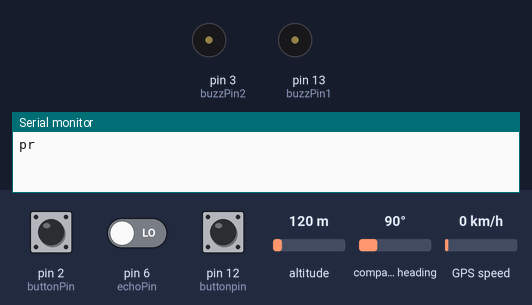
Recording of a sketch running on a simulated Arduino Uno, built with avr-gcc and run on an emulated ATmega328P. Shown: buzzer (waves = sounding, pin HIGH), the last lines printed to the serial monitor. The test bench sets the inputs (shaded band); at power-on: pin 2 (buttonPin) LOW, pin 12 (buttonpin) LOW, pin 6 (echoPin) LOW, altitude 120 m, compass heading 90°, GPS speed 0 km/h. The GPS gets a fix after 3 s at 37.7749, -122.4194 with 8 satellites; the modem accepts every AT command (registered, SIM ready, sends succeed) and sends nothing else; pins used as bus, display or sensor lines are not drawn.

Above: at 0.1 s.
At 1.2 s:
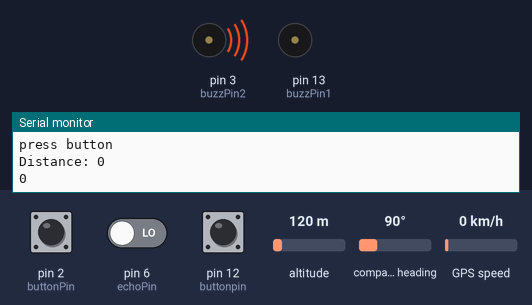
1.3 s: pin 2 (buttonPin) pulled HIGH for 3.2 s
At 3.5 s:
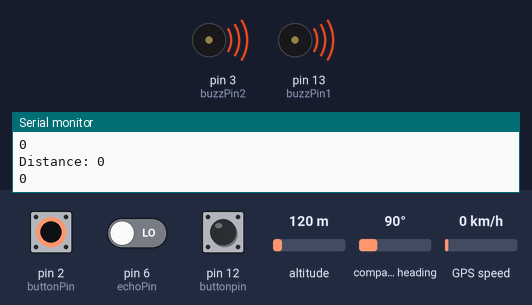
6.1 s: pin 12 (buttonpin) pulled HIGH for 1 s
Timing chart, 0 to 9.1 s (numbered marks = the images above; inputs shaded):
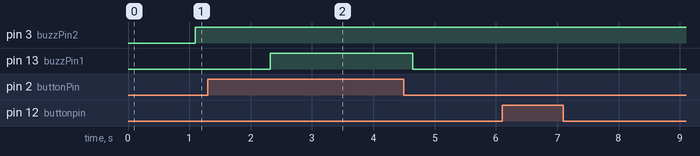

Measured:
- after the input at 1.3 s, pin 13 (buzzPin1): LOW → HIGH after 1.0 s, → LOW 2.3 s later

The sketch:

Finalcode.ino
```cpp
#include <TinyGPS.h>
#include <SoftwareSerial.h>
SoftwareSerial Gsm(7, 8);
char phone_no[] = "+9779869049197"; //replace with phone no. to get sms
 int buttonpin=12;
TinyGPS gps;  //Creates a new instance of the TinyGPS object

const int buttonPin = 2;     // the number of the pushbutton pin
const int buzzPin1 =  13; // the number of the LED pin
// variables will change:
int buttonState = 0;         // variable for reading the pushbutton status
// Define pins for ultrasonic and buzzer
int const trigPin = 5;
int const echoPin = 6;
int const buzzPin2 = 3;
int duration, distance;
bool newData = false;
unsigned long chars;
unsigned short sentences, failed;
void setup() {
  // put your setup code here, to run once:
// initialize the Buzz pin as an output:
  Serial.begin(9600);
 Gsm.begin(9600);
 pinMode(buttonpin,INPUT);
 Serial.println("press button");
  pinMode(buzzPin1, OUTPUT);
  // initialize the button pin as an input:
  pinMode(buttonPin, INPUT);
  pinMode(trigPin, OUTPUT); // trig pin will have pulses output
pinMode(echoPin, INPUT); // echo pin should be input to get pulse width
pinMode(buzzPin2, OUTPUT); // buzz pin is output to control buzzering
Serial.begin(9600);
}
void loop() {
  // put your main code here, to run repeatedly:
// read the state of the button value:
  buttonState = digitalRead(buttonPin);

  // check if the button is pressed. If it is, the buttonState is HIGH:
  if (buttonState == HIGH) {
    // turn buzz on:
    digitalWrite(buzzPin1, HIGH);
  } else {
    // turn buzz off:
    digitalWrite(buzzPin1, LOW);
  }
  // Duration will be the input pulse width and distance will be the distance to the obstacle in centimeters

// Output pulse with 1ms width on trigPin
digitalWrite(trigPin, HIGH);
delay(100);
digitalWrite(trigPin, LOW);
// Measure the pulse input in echo pin
duration = pulseIn(echoPin, HIGH);
// Distance is half the duration devided by 29.1 (from datasheet)
distance = (duration/2) / 29.1;
// if distance less than 0.5 meter and more than 0 (0 or less means over range)
if (distance <= 50 && distance >= 0) {
// Buzz
digitalWrite(buzzPin2, HIGH);
// Prints the distance on the Serial Monitor
Serial.print("Distance: ");
Serial.println(distance);
} else {
// Don't buzz
digitalWrite(buzzPin2, LOW);
// Prints the distance on the Serial Monitor
Serial.print("Distance: ");
Serial.println(distance);
}
// Waiting 60 ms won't hurt any one
delay(60);

 if(digitalRead(buttonpin)==HIGH)
  {
   Serial.print("hi");
  // For one second we parse GPS data and report some key values
  for (unsigned long start = millis(); millis() - start < 1000;)
  {
    while (Serial.available())
    {
      char c = Serial.read();
      Serial.print(c);
      if (gps.encode(c))
        newData = true;
    }
  }

  if (newData)      //If newData is true
  {
    float flat, flon;
    unsigned long age;
    gps.f_get_position(&flat, &flon, &age);
    Gsm.print("AT+CMGF=1\r");
    delay(400);
    Gsm.print("AT+CMGS=\"");
    Gsm.print(phone_no);
    Gsm.println("\"");

    delay(300);
    Gsm.print("I need help!!! http://maps.google.com/maps?q=loc:");

   // Gsm.print("Latitude = ");
    Gsm.print(flat == TinyGPS::GPS_INVALID_F_ANGLE ? 0.0 : flat, 6);
    //Gsm.print(" Longitude = ");
    Serial.print(",");
    Gsm.print(flon == TinyGPS::GPS_INVALID_F_ANGLE ? 0.0 : flon, 6);
    delay(200);
    Gsm.println((char)26); // End AT command with a ^Z, ASCII code 26
    delay(200);
    Gsm.println();
    delay(20000);

  }
  }


  Serial.println(failed);
}
```
